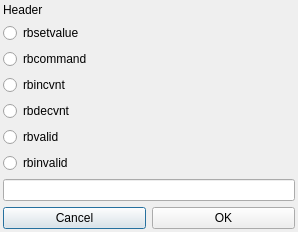
<?xml version="1.0" encoding="UTF-8"?>
<ui version="4.0">
 <class>form_setvalue</class>
 <widget class="QDialog" name="form_setvalue">
  <property name="windowModality">
   <enum>Qt::WindowModal</enum>
  </property>
  <property name="geometry">
   <rect>
    <x>0</x>
    <y>0</y>
    <width>298</width>
    <height>225</height>
   </rect>
  </property>
  <property name="windowTitle">
   <string>form_setvalue</string>
  </property>
  <layout class="QHBoxLayout" name="horizontalLayout_3">
   <property name="margin">
    <number>0</number>
   </property>
   <item>
    <layout class="QVBoxLayout" name="verticalLayout">
     <property name="margin">
      <number>3</number>
     </property>
     <item>
      <widget class="QLabel" name="labelHeader">
       <property name="text">
        <string>Header</string>
       </property>
      </widget>
     </item>
     <item>
      <widget class="QRadioButton" name="rbsetvalue">
       <property name="text">
        <string>rbsetvalue</string>
       </property>
      </widget>
     </item>
     <item>
      <widget class="QRadioButton" name="rbcommand">
       <property name="text">
        <string>rbcommand</string>
       </property>
      </widget>
     </item>
     <item>
      <widget class="QRadioButton" name="rbincvnt">
       <property name="text">
        <string>rbincvnt</string>
       </property>
      </widget>
     </item>
     <item>
      <widget class="QRadioButton" name="rbdeccnt">
       <property name="text">
        <string>rbdecvnt</string>
       </property>
      </widget>
     </item>
     <item>
      <widget class="QRadioButton" name="rbvalid">
       <property name="text">
        <string>rbvalid</string>
       </property>
      </widget>
     </item>
     <item>
      <widget class="QRadioButton" name="rbinvalid">
       <property name="text">
        <string>rbinvalid</string>
       </property>
      </widget>
     </item>
     <item>
      <layout class="QHBoxLayout" name="horizontalLayout">
       <item>
        <widget class="QLineEdit" name="valueedit"/>
       </item>
      </layout>
     </item>
     <item>
      <layout class="QHBoxLayout" name="horizontalLayout_2">
       <item>
        <widget class="QPushButton" name="btncancel">
         <property name="text">
          <string>Cancel</string>
         </property>
        </widget>
       </item>
       <item>
        <widget class="QPushButton" name="btnok">
         <property name="text">
          <string>OK</string>
         </property>
        </widget>
       </item>
      </layout>
     </item>
    </layout>
   </item>
  </layout>
 </widget>
 <resources/>
 <connections/>
</ui>
